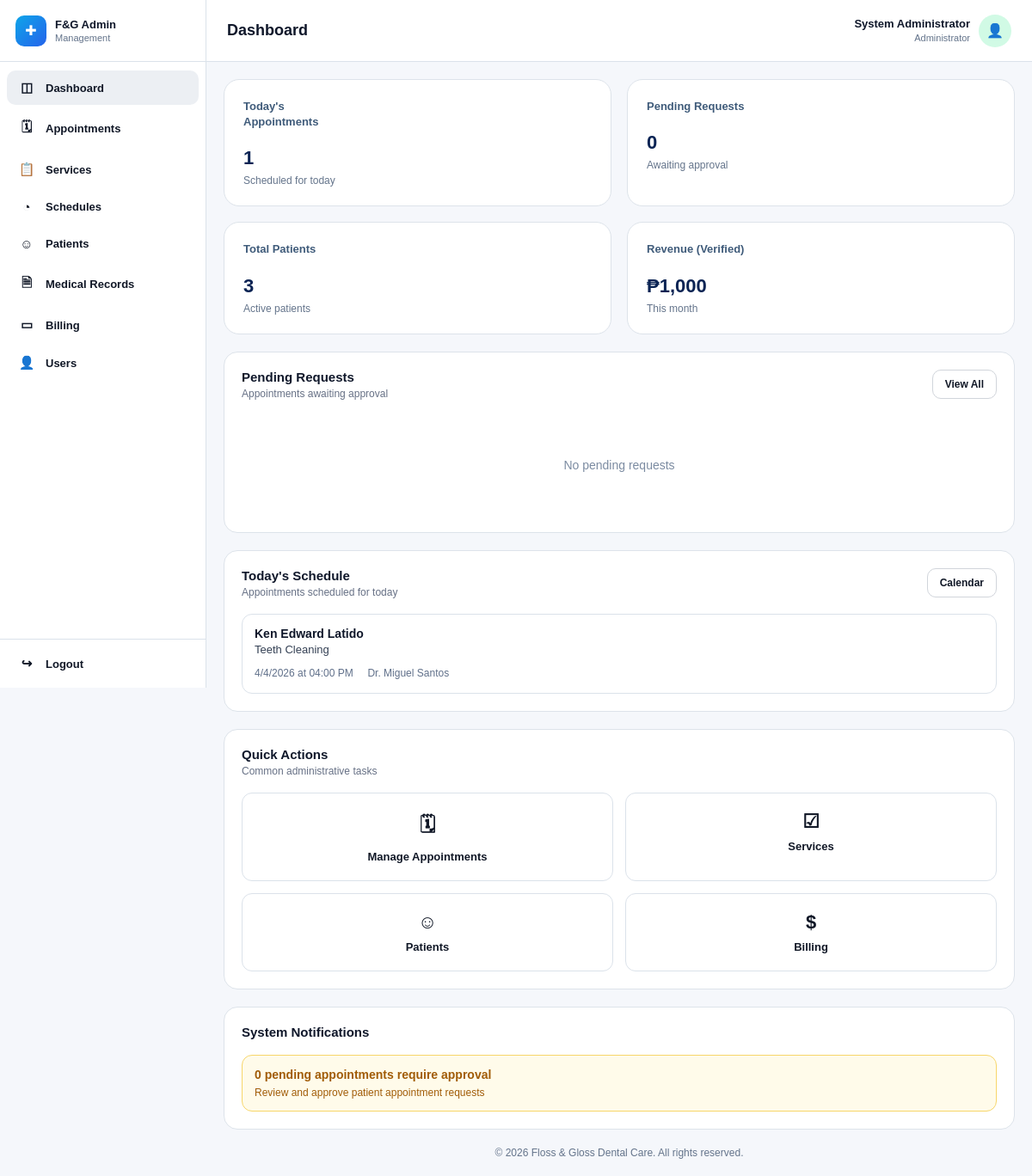
/admin/admin-dashboard.php (signed in), run on the app's committed database.
### tables this page shows
CREATE TABLE `staff_profiles` (
  `staff_id` int(11) NOT NULL,
  `user_id` int(11) NOT NULL,
  `first_name` varchar(100) NOT NULL,
  `middle_name` varchar(100) DEFAULT NULL,
  `last_name` varchar(100) NOT NULL,
  `position` varchar(100) DEFAULT NULL,
  `created_by` int(11) DEFAULT NULL,
  `created_at` timestamp NOT NULL DEFAULT current_timestamp(),
  `updated_at` timestamp NOT NULL DEFAULT current_timestamp() ON UPDATE current_timestamp()
);

CREATE TABLE `users` (
  `user_id` int(11) NOT NULL,
  `role` enum('patient','staff','system_admin','dentist') NOT NULL,
  `email` varchar(150) NOT NULL,
  `phone` varchar(20) DEFAULT NULL,
  `password_hash` varchar(255) NOT NULL,
  `account_status` enum('active','inactive','deactivated','suspended') NOT NULL DEFAULT 'active',
  `email_verified` tinyint(1) NOT NULL DEFAULT 0,
  `created_at` timestamp NOT NULL DEFAULT current_timestamp(),
  `updated_at` timestamp NOT NULL DEFAULT current_timestamp() ON UPDATE current_timestamp()
);

### admin/admin-dashboard.php (the view, shortened to what this page needs)
<?php
require_once '../config/database.php';
$user_id = $_SESSION['user_id'];
$admin_name = "Admin Staff";
$admin_role = "Administrator";
$admin_sql = "
    SELECT u.role, sp.first_name, sp.last_name
    FROM users u
    LEFT JOIN staff_profiles sp ON u.user_id = sp.user_id
    WHERE u.user_id = ?
    LIMIT 1
";
$admin_stmt = mysqli_prepare($conn, $admin_sql);
mysqli_stmt_bind_param($admin_stmt, "i", $user_id);
mysqli_stmt_execute($admin_stmt);
$admin_result = mysqli_stmt_get_result($admin_stmt);
if ($admin_result && mysqli_num_rows($admin_result) > 0) {
    $admin_row = mysqli_fetch_assoc($admin_result);
    $name = trim(($admin_row['first_name'] ?? '') . ' ' . ($admin_row['last_name'] ?? ''));
    if ($name !== '') {
        $admin_name = $name;
    }
    if (($admin_row['role'] ?? '') === 'system_admin') {
        $admin_role = 'Administrator';
    } elseif (($admin_row['role'] ?? '') === 'staff') {
        $admin_role = 'Staff';
    }
}
$todays_appointments = 0;
$pending_requests = 0;
$total_patients = 0;
$verified_revenue = 0.00;
$todays_sql = "
    SELECT COUNT(*) AS total
    FROM appointments
    WHERE COALESCE(final_date, requested_date) = CURDATE()
      AND status IN ('approved', 'rescheduled', 'completed')
";
$todays_result = mysqli_query($conn, $todays_sql);
if ($todays_result) {
    $todays_appointments = mysqli_fetch_assoc($todays_result)['total'] ?? 0;
}
$pending_sql = "
    SELECT COUNT(*) AS total
    FROM appointments
    WHERE status IN ('pending', 'reschedule_requested')
";
$pending_result = mysqli_query($conn, $pending_sql);
if ($pending_result) {
    $pending_requests = mysqli_fetch_assoc($pending_result)['total'] ?? 0;
}
$patients_sql = "
    SELECT COUNT(*) AS total
    FROM patient_profiles pp
    INNER JOIN users u ON pp.user_id = u.user_id
    WHERE u.account_status = 'active'
";
$patients_result = mysqli_query($conn, $patients_sql);
if ($patients_result) {
    $total_patients = mysqli_fetch_assoc($patients_result)['total'] ?? 0;
}
$revenue_sql = "
    SELECT COALESCE(SUM(amount), 0) AS total
    FROM payments
    WHERE verification_status = 'verified'
      AND MONTH(created_at) = MONTH(CURDATE())
      AND YEAR(created_at) = YEAR(CURDATE())
";
$revenue_result = mysqli_query($conn, $revenue_sql);
if ($revenue_result) {
    $verified_revenue = mysqli_fetch_assoc($revenue_result)['total'] ?? 0;
}
$pending_list = [];
$today_list = [];
$today_list_sql = "
    SELECT
        a.status,
        s.service_name,
        CONCAT(pp.first_name, ' ', pp.last_name) AS patient_name,
        CONCAT('Dr. ', dp.first_name, ' ', dp.last_name) AS dentist_name,
        COALESCE(a.final_date, a.requested_date) AS appointment_date,
        COALESCE(a.final_start_time, a.requested_start_time) AS appointment_time
    FROM appointments a
    INNER JOIN patient_profiles pp ON a.patient_id = pp.patient_id
    INNER JOIN services s ON a.service_id = s.service_id
    INNER JOIN dentist_profiles dp ON a.dentist_id = dp.dentist_id
    WHERE COALESCE(a.final_date, a.requested_date) = CURDATE()
      AND a.status IN ('approved', 'rescheduled', 'completed')
    ORDER BY appointment_time ASC
    LIMIT 5
";
$today_list_result = mysqli_query($conn, $today_list_sql);
if ($today_list_result) {
    while ($row = mysqli_fetch_assoc($today_list_result)) {
        $today_list[] = $row;
    }
}
function formatDateTimeAdmin($date, $time) {
    $date_text = date("n/j/Y", strtotime($date));
    if (!empty($time)) {
        $time_text = date("h:i A", strtotime($time));
        return $date_text . " at " . $time_text;
    }
    return $date_text;
}
include("../includes/admin-header.php");
include("../includes/admin-sidebar.php");
?>
<div class="main-area">
    <div class="topbar">
        <h1>Dashboard</h1>
        <div class="admin-user">
            <div class="admin-meta">
                <strong><?php echo htmlspecialchars($admin_name); ?></strong>
                <span><?php echo htmlspecialchars($admin_role); ?></span>
            </div>
            <div class="admin-avatar">👤</div>
        </div>
    </div>
    <div class="content">
        <div class="stats-grid">
            <div class="stat-card">
                <h3>Today's<br>Appointments</h3>
                <div class="stat-value"><?php echo $todays_appointments; ?></div>
                <div class="stat-note">Scheduled for today</div>
            </div>
            <div class="stat-card">
                <h3>Pending Requests</h3>
                <div class="stat-value"><?php echo $pending_requests; ?></div>
                <div class="stat-note">Awaiting approval</div>
            </div>
            <div class="stat-card">
                <h3>Total Patients</h3>
                <div class="stat-value"><?php echo $total_patients; ?></div>
                <div class="stat-note">Active patients</div>
            </div>
            <div class="stat-card">
                <h3>Revenue (Verified)</h3>
                <div class="stat-value">₱<?php echo number_format((float)$verified_revenue, 0); ?></div>
                <div class="stat-note">This month</div>
            </div>
        </div>
        <div class="grid-2">
            <section class="panel">
                <div class="panel-header">
                    <div>
                        <h2>Pending Requests</h2>
                        <p>Appointments awaiting approval</p>
                    </div>
                    <a href="manage-appointments.php" class="small-btn">View All</a>
                </div>
                <?php if (count($pending_list) > 0): ?>
                    <?php foreach ($pending_list as $row): ?>
                        <div class="request-card">
                            <div class="request-top">
                                <div>
                                    <strong><?php echo htmlspecialchars($row['patient_name']); ?></strong>
                                    <div class="request-service"><?php echo htmlspecialchars($row['service_name']); ?></div>
                                </div>
                                <span class="status-badge">Pending</span>
                            </div>
                            <div class="request-meta">
                                <?php echo htmlspecialchars(formatDateTimeAdmin($row['appointment_date'], $row['appointment_time'])); ?>
                                &nbsp;&nbsp;&nbsp;
                                <?php echo htmlspecialchars($row['dentist_name']); ?>
                            </div>
                        </div>
                    <?php endforeach; ?>
                <?php else: ?>
                    <div class="empty-state">No pending requests</div>
                <?php endif; ?>
            </section>
            <section class="panel">
                <div class="panel-header">
                    <div>
                        <h2>Today's Schedule</h2>
                        <p>Appointments scheduled for today</p>
                    </div>
                    <a href="manage-schedules.php" class="small-btn">Calendar</a>
                </div>
                <?php if (count($today_list) > 0): ?>
                    <?php foreach ($today_list as $row): ?>
                        <div class="request-card">
                            <div class="request-top">
                                <div>
                                    <strong><?php echo htmlspecialchars($row['patient_name']); ?></strong>
                                    <div class="request-service"><?php echo htmlspecialchars($row['service_name']); ?></div>
                                </div>
                            </div>
                            <div class="request-meta">
                                <?php echo htmlspecialchars(formatDateTimeAdmin($row['appointment_date'], $row['appointment_time'])); ?>
                                <?php echo htmlspecialchars($row['dentist_name']); ?>
                            </div>
                        </div>
                    <?php endforeach; ?>
                <?php else: ?>
                    <div class="empty-state">No appointments today</div>
                <?php endif; ?>
            </section>
        </div>
        <section class="panel" style="margin-bottom: 20px;">
            <div class="panel-header">
                <div>
                    <h2>Quick Actions</h2>
                    <p>Common administrative tasks</p>
                </div>
            </div>
            <div class="quick-actions">
                <a href="manage-appointments.php" class="action-card"><span class="icon">🗓</span>Manage Appointments</a>
                <a href="manage-services.php" class="action-card"><span class="icon">☑</span>Services</a>
                <a href="manage-patients.php" class="action-card"><span class="icon">☺</span>Patients</a>
                <a href="billing.php" class="action-card"><span class="icon">$</span>Billing</a>
            </div>
        </section>
        <section class="panel">
            <div class="panel-header">
                <div>
                    <h2>System Notifications</h2>
                </div>
            </div>
            <div class="notification-box">
                <strong><?php echo $pending_requests; ?> pending appointments require approval</strong>
                <span>Review and approve patient appointment requests</span>
            </div>
        </section>
        <?php include("../includes/admin-footer.php"); ?>

### includes/admin-header.php (style rules this page uses)
* { box-sizing: border-box; font-family: Arial, sans-serif; }
html, body { margin: 0; padding: 0; background: #f5f7fb; color: #0f172a; font-size: 14px; }
a { text-decoration: none; color: inherit; }

### includes/admin-sidebar.php (style rules this page uses)
.main-area { flex: 1; min-width: 0; margin-left: 240px; min-height: 100vh; display: flex; flex-direction: column; }

### admin/admin-dashboard.php (style rules this page uses)
.topbar { min-height: 72px; background: #ffffff; border-bottom: 1px solid #dbe2ea; padding: 12px 24px; display: flex; justify-content: space-between; align-items: center; gap: 16px; }
.topbar h1 { margin: 0; font-size: 18px; font-weight: 700; }
.admin-user { display: flex; align-items: center; gap: 10px; }
.admin-meta { text-align: right; }
.admin-meta strong { display: block; font-size: 13px; }
.admin-meta span { color: #64748b; font-size: 11px; }
.admin-avatar { width: 38px; height: 38px; border-radius: 50%; background: #d1fae5; color: #059669; display: flex; align-items: center; justify-content: center; font-size: 16px; }
.content { padding: 20px; }
.panel { background: #ffffff; border: 1px solid #dde3ea; border-radius: 16px; padding: 20px; }
.stats-grid { display: grid; grid-template-columns: repeat(4, 1fr); gap: 18px; margin-bottom: 20px; }
.stat-card { background: #ffffff; border: 1px solid #dde3ea; border-radius: 18px; padding: 22px; min-height: 130px; }
.stat-card h3 { margin: 0 0 20px; font-size: 13px; color: #3f5b7a; font-weight: 700; line-height: 1.4; }
.stat-value { font-size: 22px; font-weight: 700; color: #0b2454; margin-bottom: 6px; }
.stat-note { color: #64748b; font-size: 12px; }
.grid-2 { display: grid; grid-template-columns: 1fr 1fr; gap: 20px; margin-bottom: 20px; }
.panel-header { display: flex; justify-content: space-between; align-items: flex-start; gap: 14px; margin-bottom: 18px; }
.panel-header h2 { margin: 0; font-size: 15px; }
.panel-header p { margin: 4px 0 0; color: #667085; font-size: 12px; }
.small-btn { display: inline-block; padding: 9px 14px; border: 1px solid #d1d5db; border-radius: 10px; font-weight: 700; font-size: 12px; color: #111827; background: #fff; }
.request-card { border: 1px solid #dbe2ea; border-radius: 12px; padding: 14px; margin-bottom: 12px; }
.request-card:last-child { margin-bottom: 0; }
.request-top { display: flex; justify-content: space-between; align-items: flex-start; gap: 12px; margin-bottom: 8px; }
.request-top strong { font-size: 14px; }
.request-service { color: #344054; margin: 3px 0; font-size: 13px; }
.request-meta { color: #60708a; font-size: 12px; line-height: 1.5; }
.empty-state { text-align: center; color: #7b8ba1; padding: 50px 16px; font-size: 14px; }
.quick-actions { display: grid; grid-template-columns: repeat(4, 1fr); gap: 14px; }
.action-card { border: 1px solid #dbe2ea; border-radius: 12px; padding: 20px 14px; text-align: center; color: #111827; background: #fff; font-weight: 700; font-size: 13px; }
.action-card .icon { display: block; font-size: 22px; margin-bottom: 8px; }
.notification-box { border: 1px solid #f7d66a; background: #fffbea; border-radius: 12px; padding: 14px; color: #a15c07; }
.notification-box strong { display: block; margin-bottom: 4px; font-size: 14px; }
.notification-box span { font-size: 12px; }
@media (max-width: 1200px) { .stats-grid { grid-template-columns: repeat(2, 1fr); } }
@media (max-width: 1200px) { .grid-2 { grid-template-columns: 1fr; } }
@media (max-width: 1200px) { .quick-actions { grid-template-columns: repeat(2, 1fr); } }

### data on the page
staff_profiles: admin_name "System Administrator", created_by.role "Administrator"

### other printed values
$todays_appointments "1"
$pending_requests "0"
$total_patients "3"
$verified_revenue "1,000"
$row['patient_name'] "Ken Edward Latido"
$row['service_name'] "Teeth Cleaning"
$row['dentist_name'] "Dr. Miguel Santos"
